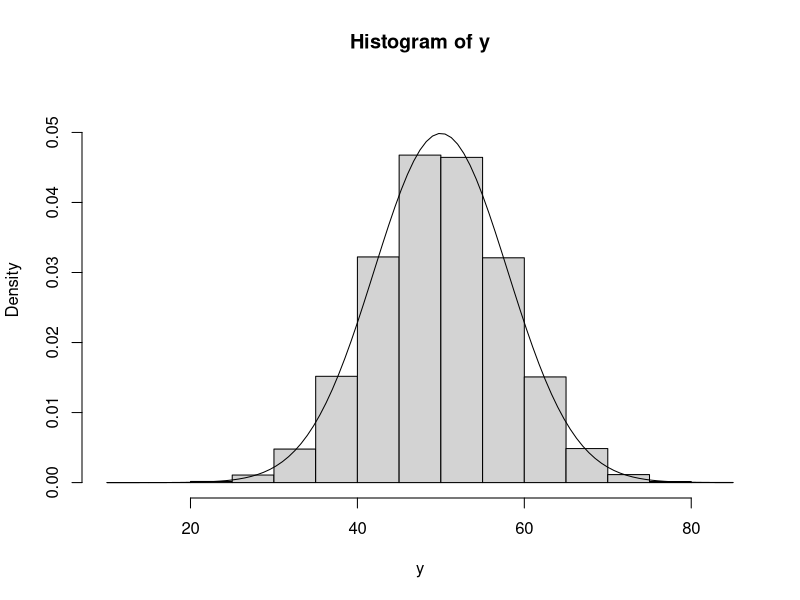
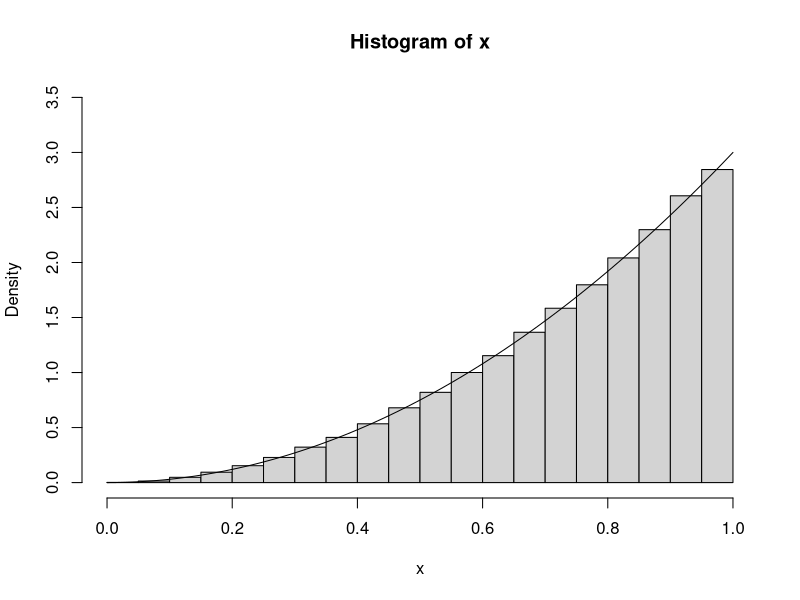

These charts were generated, in order, by the following R code:
## ---- chunk 1
library(tidyverse)
## ---- chunk 2
set.seed(208)
B = 100000
u1 = runif(B)
u2 = runif(B)
u3 = runif(B)
## ---- chunk 3
y = 50 + 8 * qnorm(u1)

print(c(mean(y), var(y)))
## ---- chunk 4
p = 0.30

d = as.integer(u2 > 1 - p)

print(c(mean(d), var(d)))
## ---- chunk 5
x = u3^(1/3)

print(c(mean(x), var(x)))
## ---- chunk 6
print(mean(y > 58))

print(mean(d == 1))

print(mean(x <= 0.5))
## ---- chunk 7
hist(y, freq = FALSE, ylim = c(0, 0.055))

curve(dnorm(x, 50, 8), add = TRUE)
## ---- chunk 8
hist(x, freq = FALSE, ylim = c(0, 3.5))

curve(3 * x^2, from = 0, to = 1, add = TRUE)
## ---- chunk 9
print(sort(unique(pbinom(d, 1, p))))
